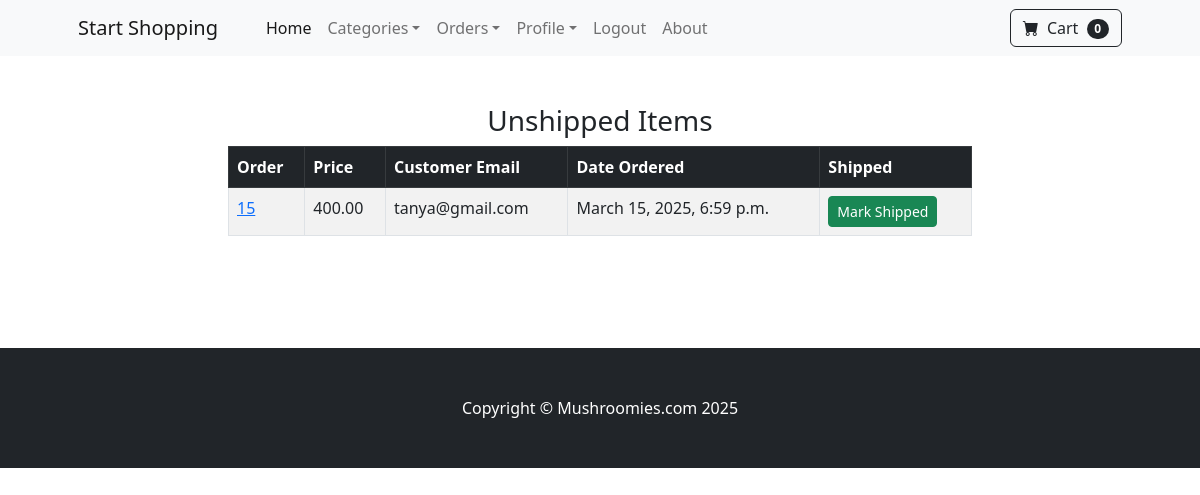
Page /payment/not_shipped_dash (signed in) on the committed database.
### payment/models.py (models this page shows, shortened)
class Order(models.Model):
    user = models.ForeignKey(User, on_delete=models.CASCADE, null=True, blank=True)
    full_name = models.CharField(max_length=250)
    email = models.EmailField(max_length=250)
    shipping_address = models.TextField(max_length=15000)
    amount_paid = models.DecimalField(max_digits=10, decimal_places=2)
    date_ordered = models.DateTimeField(auto_now_add=True)
    shipped = models.BooleanField(default=False)
    date_shipped = models.DateTimeField(blank=True, null=True)

### payment/views.py (the view, shortened to what this page needs)
# urls.py: path('not_shipped_dash', views.not_shipped_dash, name='not_shipped_dash'),
def not_shipped_dash(request):
    if request.user.is_authenticated and request.user.is_superuser:
        orders = Order.objects.filter(shipped=False)
        return render(request, "payment/not_shipped_dash.html", {'orders':orders})
    else:
        messages.success(request, "Access Denied")
        return redirect('home')

### cart/cart.py (called while the page is built)
    def __len__(self):
        return len(self.cart)

### cart/context_processors.py (called while the page is built)
def cart(request):
    return {'cart': Cart(request)}

### payment/templates/payment/not_shipped_dash.html (shortened to what this page needs)
{%extends 'base.html' %}
{%block content%}
        <div class='container'>
            <div class='row'>
                <center>
                    <div class="col-8">
                        <br/><br/>
                        <h3>Unshipped Items</h3>
                        <table class="table table-striped table-hover table-bordered">
                            <thead class="table-dark">
                              <tr>
                                <th scope="col">Order</th>
                                <th scope="col">Price</th>
                                <th scope="col">Customer Email</th>
                                <th scope="col">Date Ordered</th>
                                <th scope="col">Shipped</th>
                              </tr>
                            </thead>
                            <tbody>
                                {% for item in orders %}
                                <tr>
                                    <td><a href="{% url 'orders' item.id %}">{{ item.id }}</a></td>
                                    <td>{{ item.amount_paid }}</td>
                                    <td>{{ item.email }}</td>
                                    <td>{{ item.date_ordered }}</td>
                                    <td>
                                        <form method="POST">
                                            <button type="submit" class="btn btn-success btn-sm">Mark Shipped</button>
                                        </form>
                                    </td>
                                </tr>
                                {% endfor %}
                            </tbody>
                          </table>
                        <br/><br/><br/><br/>
                    </div>
                </center>
            </div>
        </div>
{%endblock%}

### rows in the picture
Order: id "15", amount_paid "400.00", email "tanya@gmail.com", date_ordered "March 15, 2025, 6:59 p.m."

### other values in the picture
{{ cart|length }} "0"
